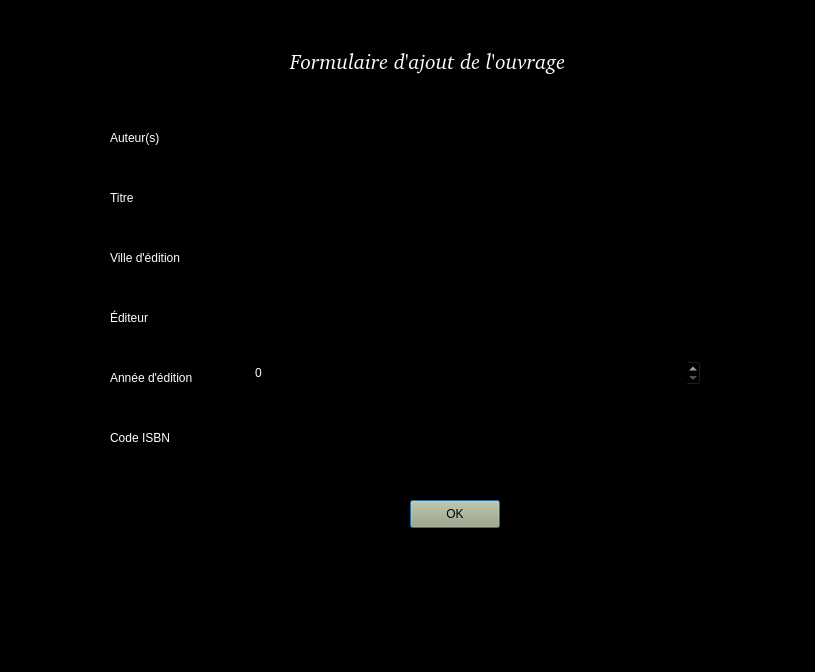
<?xml version="1.0" encoding="UTF-8"?>
<ui version="4.0">
 <class>AjoutOuvrageInterface</class>
 <widget class="QDialog" name="AjoutOuvrageInterface">
  <property name="geometry">
   <rect>
    <x>0</x>
    <y>0</y>
    <width>815</width>
    <height>672</height>
   </rect>
  </property>
  <property name="windowTitle">
   <string>AjoutOuvrageInterface</string>
  </property>
  <property name="styleSheet">
   <string notr="true">background-color: rgb(0, 0, 0);
color: rgb(255, 255, 255);</string>
  </property>
  <widget class="QLabel" name="label">
   <property name="geometry">
    <rect>
     <x>110</x>
     <y>130</y>
     <width>81</width>
     <height>16</height>
    </rect>
   </property>
   <property name="styleSheet">
    <string notr="true">font: 25 italic 14pt &quot;Ubuntu&quot;;</string>
   </property>
   <property name="text">
    <string>Auteur(s) </string>
   </property>
  </widget>
  <widget class="QLabel" name="label_2">
   <property name="geometry">
    <rect>
     <x>110</x>
     <y>190</y>
     <width>61</width>
     <height>16</height>
    </rect>
   </property>
   <property name="styleSheet">
    <string notr="true">font: 25 italic 14pt &quot;Ubuntu&quot;;</string>
   </property>
   <property name="text">
    <string>Titre</string>
   </property>
  </widget>
  <widget class="QLabel" name="label_3">
   <property name="geometry">
    <rect>
     <x>110</x>
     <y>310</y>
     <width>71</width>
     <height>16</height>
    </rect>
   </property>
   <property name="styleSheet">
    <string notr="true">font: 25 italic 14pt &quot;Ubuntu&quot;;</string>
   </property>
   <property name="text">
    <string>Éditeur</string>
   </property>
  </widget>
  <widget class="QLabel" name="label_4">
   <property name="geometry">
    <rect>
     <x>110</x>
     <y>250</y>
     <width>111</width>
     <height>16</height>
    </rect>
   </property>
   <property name="styleSheet">
    <string notr="true">font: 25 italic 14pt &quot;Ubuntu&quot;;</string>
   </property>
   <property name="text">
    <string>Ville d'édition</string>
   </property>
  </widget>
  <widget class="QLabel" name="label_5">
   <property name="geometry">
    <rect>
     <x>110</x>
     <y>370</y>
     <width>131</width>
     <height>16</height>
    </rect>
   </property>
   <property name="styleSheet">
    <string notr="true">font: 25 italic 14pt &quot;Ubuntu&quot;;</string>
   </property>
   <property name="text">
    <string>Année d'édition</string>
   </property>
  </widget>
  <widget class="QLabel" name="label_6">
   <property name="geometry">
    <rect>
     <x>110</x>
     <y>430</y>
     <width>101</width>
     <height>16</height>
    </rect>
   </property>
   <property name="styleSheet">
    <string notr="true">font: 25 italic 14pt &quot;Ubuntu&quot;;</string>
   </property>
   <property name="text">
    <string>Code ISBN</string>
   </property>
  </widget>
  <widget class="QLabel" name="label_7">
   <property name="geometry">
    <rect>
     <x>290</x>
     <y>40</y>
     <width>321</width>
     <height>41</height>
    </rect>
   </property>
   <property name="font">
    <font>
     <family>URW Bookman [UKWN]</family>
     <pointsize>16</pointsize>
     <weight>7</weight>
     <italic>true</italic>
     <bold>false</bold>
     <strikeout>false</strikeout>
    </font>
   </property>
   <property name="styleSheet">
    <string notr="true">color: rgb(255, 255, 255);
font: 63 italic 16pt &quot;URW Bookman [UKWN]&quot;;</string>
   </property>
   <property name="text">
    <string>Formulaire d'ajout de l'ouvrage</string>
   </property>
  </widget>
  <widget class="QLineEdit" name="auteurTxt">
   <property name="geometry">
    <rect>
     <x>250</x>
     <y>120</y>
     <width>451</width>
     <height>31</height>
    </rect>
   </property>
  </widget>
  <widget class="QLineEdit" name="titreTxt">
   <property name="geometry">
    <rect>
     <x>250</x>
     <y>180</y>
     <width>451</width>
     <height>31</height>
    </rect>
   </property>
  </widget>
  <widget class="QLineEdit" name="villeEditionTxt">
   <property name="geometry">
    <rect>
     <x>250</x>
     <y>240</y>
     <width>451</width>
     <height>31</height>
    </rect>
   </property>
  </widget>
  <widget class="QLineEdit" name="editeurTxt">
   <property name="geometry">
    <rect>
     <x>250</x>
     <y>300</y>
     <width>451</width>
     <height>31</height>
    </rect>
   </property>
  </widget>
  <widget class="QLineEdit" name="codeIsbnTxt">
   <property name="geometry">
    <rect>
     <x>250</x>
     <y>420</y>
     <width>451</width>
     <height>31</height>
    </rect>
   </property>
  </widget>
  <widget class="QPushButton" name="btnOK">
   <property name="geometry">
    <rect>
     <x>410</x>
     <y>500</y>
     <width>90</width>
     <height>28</height>
    </rect>
   </property>
   <property name="styleSheet">
    <string notr="true">background-color: rgb(170, 170, 127);
color: rgb(0, 0, 0);</string>
   </property>
   <property name="text">
    <string>OK</string>
   </property>
  </widget>
  <widget class="QSpinBox" name="anneeEditionSpn">
   <property name="geometry">
    <rect>
     <x>250</x>
     <y>360</y>
     <width>451</width>
     <height>26</height>
    </rect>
   </property>
   <property name="maximum">
    <number>5000</number>
   </property>
  </widget>
 </widget>
 <resources/>
 <connections>
  <connection>
   <sender>btnOK</sender>
   <signal>clicked()</signal>
   <receiver>AjoutOuvrageInterface</receiver>
   <slot>validationSaisieFormulaire()</slot>
   <hints>
    <hint type="sourcelabel">
     <x>454</x>
     <y>513</y>
    </hint>
    <hint type="destinationlabel">
     <x>407</x>
     <y>335</y>
    </hint>
   </hints>
  </connection>
 </connections>
 <slots>
  <slot>validationSaisieFormulaire()</slot>
 </slots>
</ui>
